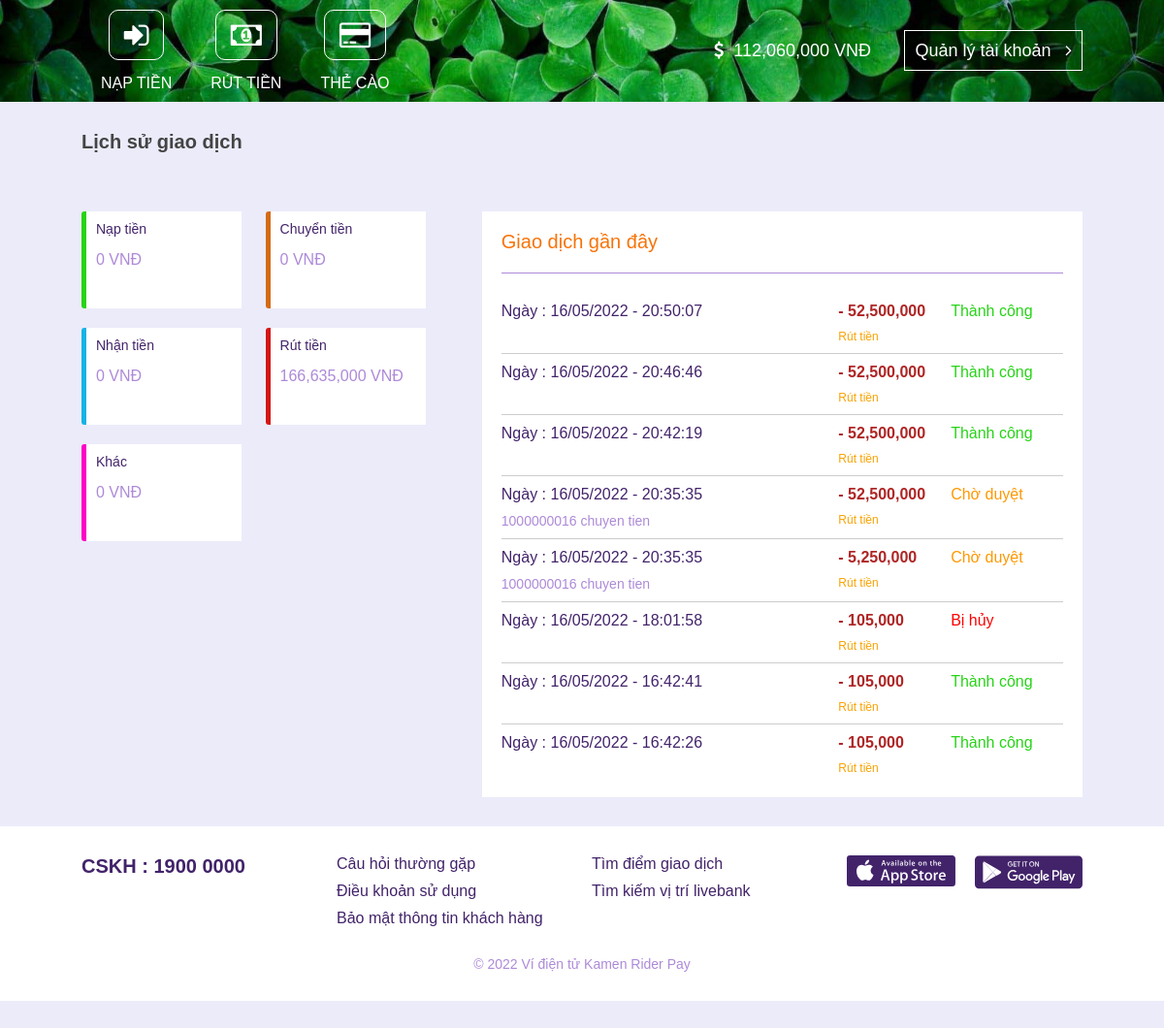
The page /history.php (signed in) on the database its author committed.
### tables this page shows
CREATE TABLE `identity_card` (
  `id` int PRIMARY KEY AUTO_INCREMENT,
  `customer_id` int NOT NULL,
  `font_identity_card` varchar(255) DEFAULT "",
  `back_identity_card` varchar(255) DEFAULT "",
  `confirm` int DEFAULT 0
);

CREATE TABLE `customer` (
  `id` int PRIMARY KEY AUTO_INCREMENT,
  `user` varchar(25) NOT NULL,
  `pass` varchar(255) NOT NULL,
  `full_name` varchar(255) NOT NULL,
  `phone_number` varchar(20) DEFAULT "",
  `email` varchar(255) NOT NULL,
  `date_of_birth` date NOT NULL,
  `address` varchar(255) DEFAULT "",
  `money` int DEFAULT 0,
  `date_created` timestamp,
  `user_type` int DEFAULT 0,
  `is_active` int DEFAULT 1
);

CREATE TABLE `withdraw_money` (
  `id` int PRIMARY KEY AUTO_INCREMENT,
  `customer_id` int NOT NULL,
  `amount_of_money` int NOT NULL,
  `card_number` varchar(30) NOT NULL,
  `expiration_date` date NOT NULL,
  `cvv` varchar(3) NOT NULL,
  `note` varchar(255) NOT NULL,
  `date_created` timestamp,
  `confirm` int DEFAULT 0
);

### backend.php (called while the page is built, shortened)
<?php
    if (file_exists('./DB.php'))
        require_once ('./DB.php');
    function isLogin()
    {
        if (isset($_SESSION['user']))
            return true;
        return false;
    }
    function getTotalDeposit()
    {
        $user_id = $_SESSION['user'];
        $total_deposit = db_select_query("SELECT SUM(amount_of_money) as total FROM `depositing` WHERE customer_id = '$user_id' GROUP BY customer_id;");
        if (count($total_deposit) == 0)
        {
            return 0;
        }
        return $total_deposit[0]['total'];
    }
    function getTotalRechargeCard()
    {
        $user_id = $_SESSION['user'];
        $total_recharge_card = db_select_query("SELECT SUM(denominations) as total FROM `recharge_card` WHERE customer_id = '$user_id' GROUP BY customer_id;");
        if (count($total_recharge_card) == 0)
        {
            return 0;
        }
        return $total_recharge_card[0]['total'];
    }
    function getInformation() {
        $user = $_SESSION['user'];
        $info = db_select_query("SELECT *
                                FROM customer as c, identity_card as ic
                                WHERE c.id = ic.customer_id AND c.user = '$user'");
        return $info[0];
    }
    function getTotalAmountWithdrawn() {
        $user = $_SESSION['user'];
        $info = db_select_query("SELECT SUM(amount_of_money) as total
                                FROM withdraw_money
                                WHERE customer_id = '$user' AND confirm = 1")[0]['total'];
        return $info;
    }
    function getHistory() {
        $user = $_SESSION['user'];
        $info = db_select_query("SELECT * FROM withdraw_money WHERE customer_id = '$user' ORDER BY date_created DESC LIMIT 50;");
        $data = array();
        foreach ($info as $item) {
            array_push($data, array(
                'date_created' => $item['date_created'],
                'amount_of_money' => $item['amount_of_money'],
                'confirm' => $item['confirm'],
                'note' => $item['note'],
                'type' => 0
            ));
        }
        $info = db_select_query("SELECT * FROM depositing WHERE customer_id = '$user' ORDER BY date_created DESC LIMIT 50;");
        $info = db_select_query("SELECT * FROM recharge_card WHERE customer_id = '$user' ORDER BY date_created DESC LIMIT 50;");
        usort($data, function($a, $b) {
            return strtotime($b['date_created']) - strtotime($a['date_created']);
        });
        return $data;
    }
    function convertStringToDateTimeFormat($date)
    {
        return date('d', strtotime($date)). '/' . date('m', strtotime($date)) . '/' . date('Y', strtotime($date)) . ' - ' . date('H', strtotime($date)) . ':' . date('i', strtotime($date)) . ':' . date('s', strtotime($date));
    }
?>

### DB.php (called while the page is built, shortened)
<?php
    function db_select_query($query)
    {
        $result = $GLOBALS['conn']->query($query);
        $arr = array();
        if ($result->num_rows > 0) {
            while($row = $result->fetch_assoc()) {
                array_push($arr, $row);
            }
        }
        return $arr;
    }
?>

### history.php (the view, shortened to what this page needs)
<?php
    require_once ('./backend.php');
?>
<?php
    require_once ('./_layout/_header.php');
?>
<div class="path">Lịch sử giao dịch</div>
<div class="history">
    <div class="left">
        <div class="item">
            <div class="title">Nạp tiền</div>
            <div class="money"><?= number_format(getTotalDeposit()); ?></div>
        </div>
        <div class="item">
            <div class="title">Chuyển tiền</div>
            <div class="money">0</div>
        </div>
        <div class="item">
            <div class="title">Nhận tiền</div>
            <div class="money">0</div>
        </div>
        <div class="item">
            <div class="title">Rút tiền</div>
            <div class="money"><?= number_format(getTotalAmountWithdrawn()); ?></div>
        </div>
        <div class="item">
            <div class="title">Khác</div>
            <div class="money"><?= number_format(getTotalRechargeCard()); ?></div>
        </div>
    </div>
    <div class="right">
        <div class="title">Giao dịch gần đây</div>
        <div class="list">
            <?php
                $list = getHistory();
                if (count($list) == 0) {
                    ?>
                    <p class="not-found-history">Không tìm thấy kết quả</p>
                    <?php
                }
                else {
                    foreach ($list as $item) :
            ?>
                <div class="item">
                    <div class="col">
                        <div class="date"><?= convertStringToDateTimeFormat($item['date_created']) ?></div>
                        <div class="note"><?= $item['note'] ?></div>
                    </div>
                    <div class="col">
                        <div class="<?= $item['type'] == 1 ? 'add' : 'sub' ?>"><?= number_format($item['amount_of_money']) ?></div>
                        <div class="action"><?= $item['type'] == 0 ? 'Rút tiền' : ($item['type'] == 1 ? 'Nạp tiền' : 'Mua thẻ cào') ?></div>
                    </div>
                    <div class="col">
                        <div class="status <?= $item['confirm'] == 0 ? '' : ($item['confirm'] == 1 ? 'ok' : 'no') ?>"><?= $item['confirm'] == 0 ? 'Chờ duyệt' : ($item['confirm'] == 1 ? 'Thành công' : 'Bị hủy') ?></div>
                    </div>
                </div>
            <?php
                endforeach;
            }
            ?>
        </div>
    </div>
</div>
<?php
    require_once ('./_layout/_footer.php');
?>

### _layout/_header.php (shortened to what this page needs)
<?php
    $info = getInformation();
?>
<!DOCTYPE html>
<html lang="en">
<head>
    <link rel="stylesheet" href="https://cdnjs.cloudflare.com/ajax/libs/font-awesome/4.7.0/css/font-awesome.min.css">
    <link rel="stylesheet" href="https://cdnjs.cloudflare.com/ajax/libs/toastr.js/latest/toastr.css">
    <link rel="stylesheet" href="./style.css">
</head>
<body>
    <header>
        <div class="left">
            <a href="./depositing.php"><i class="fa fa-sign-in"></i><span>Nạp tiền</span></a>
            <a href="./withdraw_money.php"><i class="fa fa-money"></i><span>Rút tiền</span></a>
            <a href="./recharge_card.php"><i class="fa fa-credit-card"></i><span>Thẻ cào</span></a>
        </div>
        <div class="right">
            <span><i class="fa fa-dollar"></i><span id="my-money"><?= number_format($info['money']) ?></span></span>
            <a href="./">Quản lý tài khoản <i class="fa fa-angle-right"></i></a>
        </div>
    </header>

### _layout/_footer.php
        <footer>
            <div class="row">
                <div class="col">
                    <a href="#">CSKH : 1900 0000</a>
                </div>
                <div class="col">
                    <a href="#">Câu hỏi thường gặp</a>
                    <a href="#">Điều khoản sử dụng</a>
                    <a href="#">Bảo mật thông tin khách hàng</a>
                </div>
                <div class="col">
                    <a href="#">Tìm điểm giao dịch</a>
                    <a href="#">Tìm kiếm vị trí livebank</a>
                </div>
                <div class="col">
                    <a href="#"><img src="./Image/download-ios.svg" alt=""></a>
                    <a href="#"><img src="./Image/download-android.svg" alt=""></a>
                </div>
            </div>
            <div class="row">
                <div class="copyright">&copy; 2022 Ví điện tử <?= Title ?></div>
            </div>
        </footer>
    </body>
</html>

### style.css (style rules this page uses)
* { margin: 0; padding: 0; box-sizing: border-box; font-family: Arial, Helvetica, sans-serif; }
body { width: 100%; background-color: #EBEBFA; }
header { background: url('./Image/bg-header.jpg') no-repeat center; background-size: cover; display: flex; align-items: center; justify-content: space-between; padding: 0 7%; }
header > .left { display: flex; }
header > .left > a { display: flex; flex-flow: column; align-items: center; text-decoration: none; color: #fff; padding: 10px 20px; }
header > .left > a > i { font-size: 30px; color: #fff; border: 1px solid #fff; padding: 10px 15px; border-radius: 10px; }
header > .left > a > span { padding-top: 15px; text-transform: uppercase; }
header > .right > span { color: #fff; font-size: 18px; padding-right: 30px; }
header > .right > span > i { padding-right: 10px; }
header > .right > a { text-decoration: none; color: #fff; font-size: 18px; border: 1px solid #fff; padding: 10px; }
header > .right > a > i { padding-left: 10px; }
header > .right > span > span::after { content: ' VNĐ'; }
footer { width: 100%; background-color: #fff; padding: 30px 7%; }
footer > .row { width: 100%; display: flex; justify-content: center; flex-flow: row nowrap; gap: 20px; }
footer > .row > .col { width: 25%; display: flex; flex-flow: column; }
footer > .row > .col > a { text-decoration: none; font-size: 16px; color: #42236a; padding-bottom: 10px; }
footer > .row > .col:last-child { flex-flow: row nowrap; gap: 20px; }
footer > .row > .col:last-child > a { width: 50%; }
footer > .row > .col:last-child > a > img { width: 100%; object-fit: cover; }
footer > .row > .col:first-child > a { font-size: 20px; font-weight: 600; }
footer > .row > .copyright { text-align: center; width: 100%; font-size: 14px; color: #ad8ad8; padding-top: 20px; }
.path { padding: 30px 7%; font-size: 20px; font-weight: 600; color: #444; }
.history { padding: 30px 7%; width: 100%; display: flex; }
.history > .left { width: 40%; }
.history > .left > .item { background-color: #fff; border: none; border-left: 5px solid #26d416; border-radius: 3px 0 0 3px; padding: 10px; height: 100px; width: 40%; display: inline-block; margin-bottom: 20px; margin-right: 20px; }
.history > .left > .item:nth-child(2) { border-left: 5px solid #d46b16; }
.history > .left > .item:nth-child(3) { border-left: 5px solid #15b3e4; }
.history > .left > .item:nth-child(4) { border-left: 5px solid #d41616; }
.history > .left > .item:nth-child(5) { border-left: 5px solid #ff00c8; }
.history > .left > .item > .title { font-size: 14px; color:#42236a; }
.history > .left > .item > .money { font-size: 16px; color: #ad8ad8; margin-top: 15px; }
.history > .left > .item > .money::after { content: ' VNĐ'; }
.history > .right { width: 60%; background-color: #fff; padding: 20px; }
.history > .right > .title { font-size: 20px; color:#f77308; padding-bottom: 20px; border-bottom: 1px solid #ad8ad8; margin-bottom: 20px; }
.history > .right > .list { width: 100%; height: 500px; overflow: hidden; overflow-y: auto; }
.history > .right > .list > .item { display: flex; width: 100%; padding: 10px 0; border-bottom: 1px solid #ccc; }
.history > .right > .list > .item > .col:first-child { width: 60%; }
.history > .right > .list > .item > .col:first-child > .date { font-size: 16px; color: #42236a; padding-bottom: 10px; }
.history > .right > .list > .item > .col:first-child > .date::before { content: 'Ngày : '; }
.history > .right > .list > .item > .col:first-child > .note { font-size: 14px; color: #ad8ad8; }
.history > .right > .list > .item > .col:nth-child(2), .history > .right > .list > .item > .col:nth-child(3) { width: 20%; }
.history > .right > .list > .item > .col > .sub { font-size: 16px; font-weight: 600; color: #af2525; }
.history > .right > .list > .item > .col > .sub::before { content: '- '; }
.history > .right > .list > .item > .col >.status { font-size: 16px; color: #FF9800; }
.history > .right > .list > .item > .col > .status.ok { color: #26d416; }
.history > .right > .list > .item > .col > .status.no { color: red; }
.history > .right > .list > .item > .col > .action { font-size: 12px; color: #faa200; padding-top: 10px; }

### rows shown on the page
identity_card: customer.money "112,060,000"
withdraw_money: date_created "16/05/2022 - 20:50:07", amount_of_money "52,500,000", confirm "Thành công"
withdraw_money: date_created "16/05/2022 - 20:46:46", amount_of_money "52,500,000", confirm "Thành công"
withdraw_money: date_created "16/05/2022 - 20:42:19", amount_of_money "52,500,000", confirm "Thành công"
withdraw_money: date_created "16/05/2022 - 20:35:35", note "1000000016 chuyen tien", amount_of_money "52,500,000", confirm "Rút tiền"
withdraw_money: date_created "16/05/2022 - 20:35:35", note "1000000016 chuyen tien", amount_of_money "5,250,000", confirm "Rút tiền"
withdraw_money: date_created "16/05/2022 - 18:01:58", amount_of_money "105,000", confirm "Bị hủy"
withdraw_money: date_created "16/05/2022 - 16:42:41", amount_of_money "105,000", confirm "Thành công"
withdraw_money: date_created "16/05/2022 - 16:42:26", amount_of_money "105,000", confirm "Thành công"

### other values the page prints
getTotalDeposit() "0"
getTotalAmountWithdrawn() "166,635,000"
getTotalRechargeCard() "0"
Title "Kamen Rider Pay"
